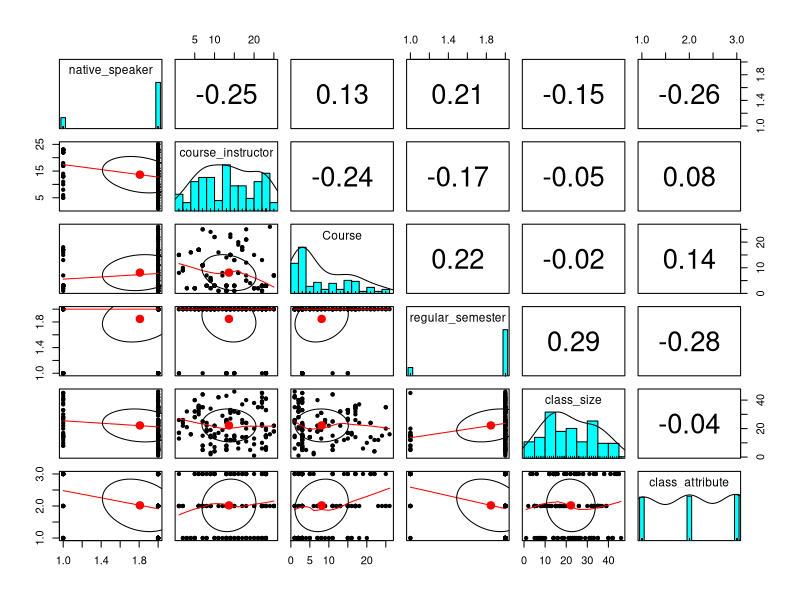
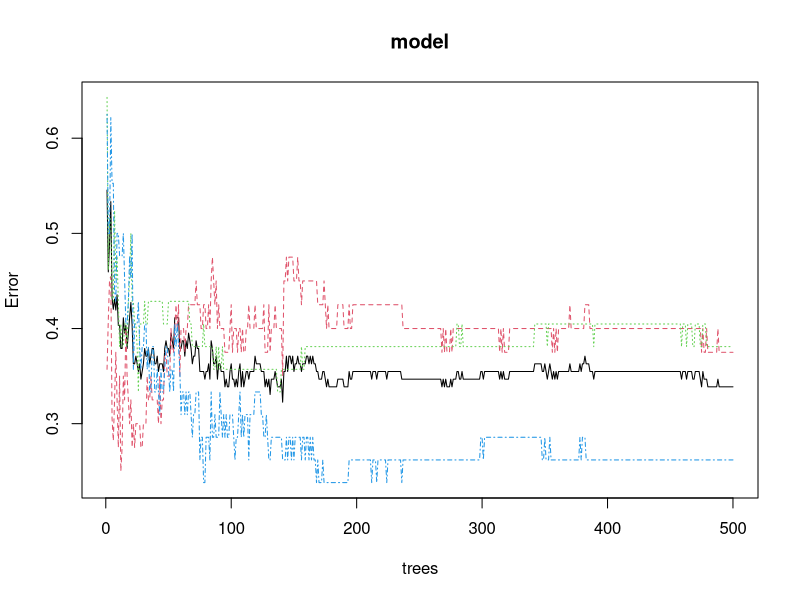
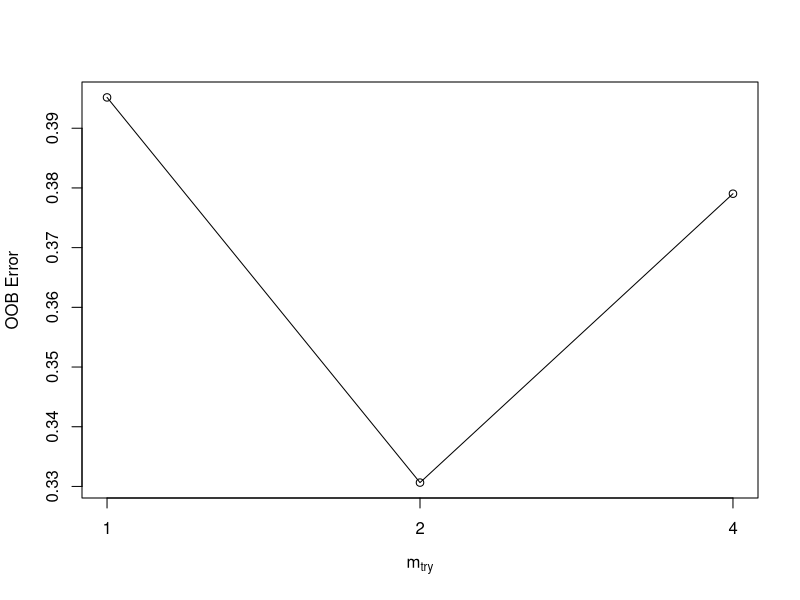

Here is the R script that generated these plots, in order:
## ---- chunk 1
library(randomForest)
library(caret)
library(psych)
library(readr)
## ---- chunk 2
data <- read_csv("data.csv")
head(data)
## ---- chunk 3
data <- transform(
  data,
  native_speaker = as.factor(native_speaker),
  course_instructor = as.factor(course_instructor),
  Course = as.factor(Course),
  regular_semester = as.factor(regular_semester),
  class_size = as.factor(class_size),
  class_attribute = as.factor(class_attribute)
)
str(data)
## ---- chunk 4
pairs.panels(data)
## ---- chunk 5
set.seed(1234)
sampel<-sample(2,nrow(data),replace = T, prob = c(0.8,0.2))
trainingdat<-data[sampel==1, ]
testingdat<-data[sampel==2, ]
print(paste("Jumlah Train Data: ", nrow(trainingdat), "| Jumlah Test Data: ", nrow(testingdat)))
## ---- chunk 6
set.seed(123)   
model <- randomForest(class_attribute~., data=trainingdat)
model
## ---- chunk 7
prediksiRF <- predict(model, testingdat)
confusionMatrix(table(prediksiRF, testingdat$class_attribute))
## ---- chunk 8
plot(model)
## ---- chunk 9
# menyetel tree
setelan <- tuneRF(trainingdat[,-6],
                trainingdat[,6], 
                stepFactor = 0.5, #besarnya peningkatan mtry tiap iterasi
                plot = TRUE, 
                ntreeTry = 300, #banyak pohon
                trace = TRUE,  
                improve = 0.05)
## ---- chunk 10
model16 <- randomForest(class_attribute~., data = trainingdat, ntree = 300, mtry = 16, importance = TRUE, proximity = TRUE)
model16
## ---- chunk 11
prediksiRF<-predict(model16,testingdat)
confusionMatrix(table(prediksiRF, testingdat$class_attribute))
